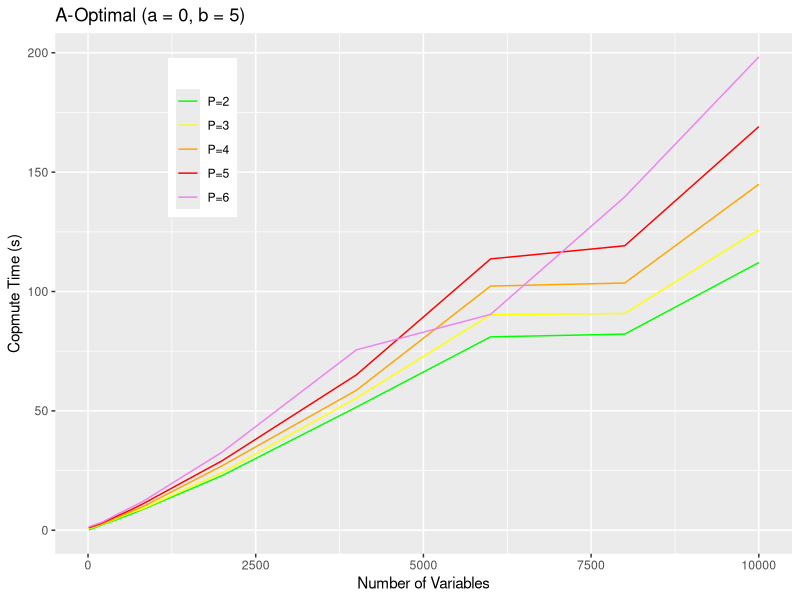
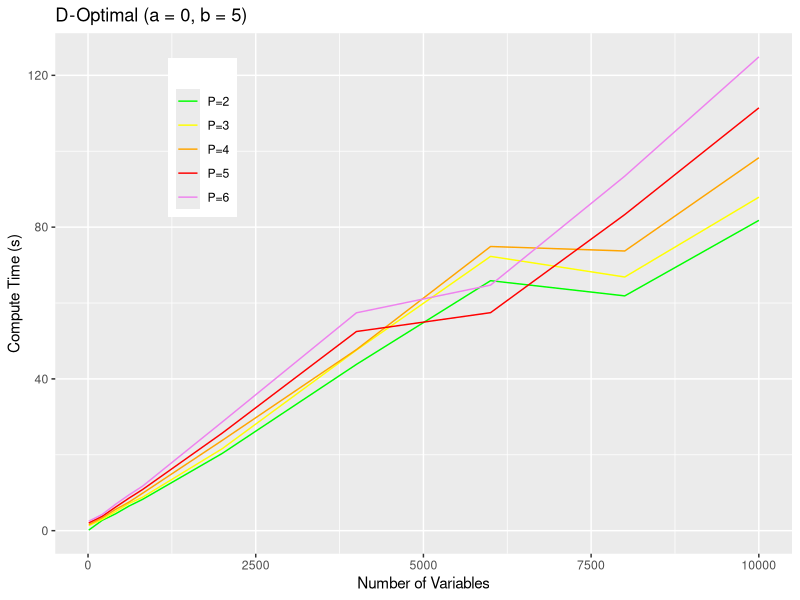
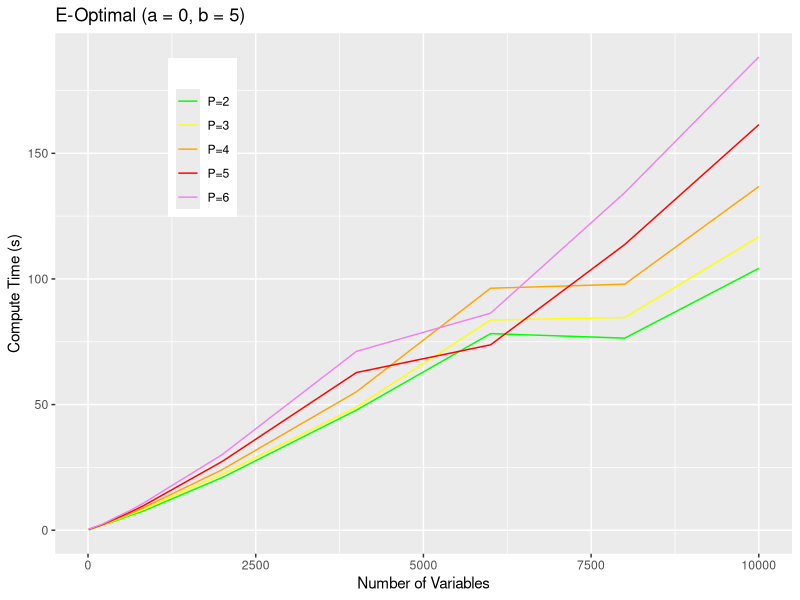
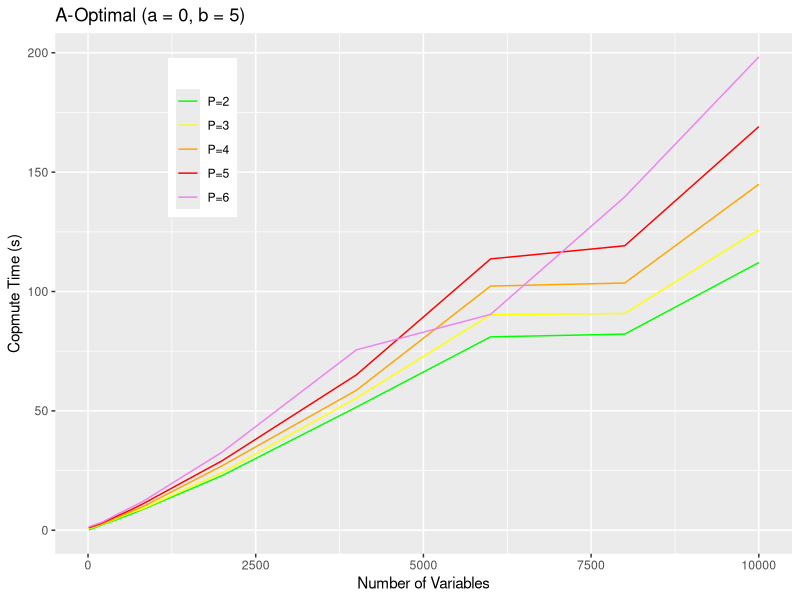
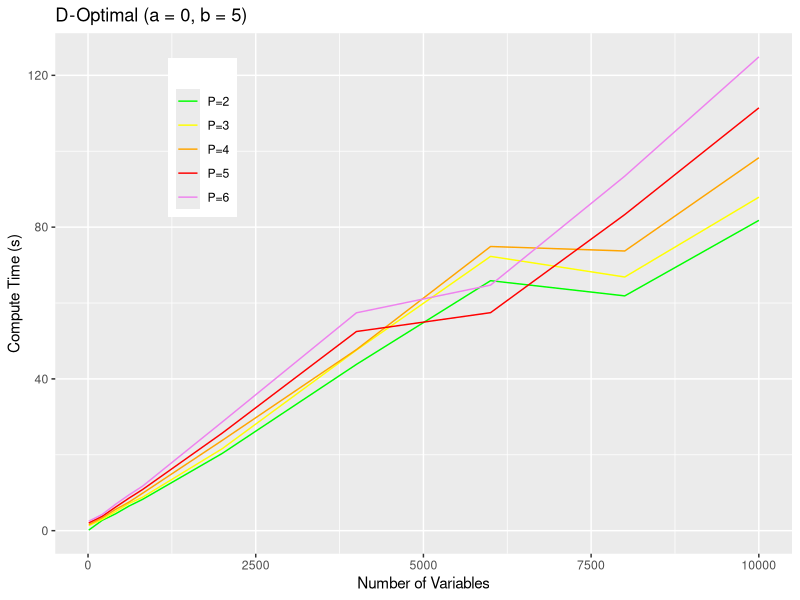
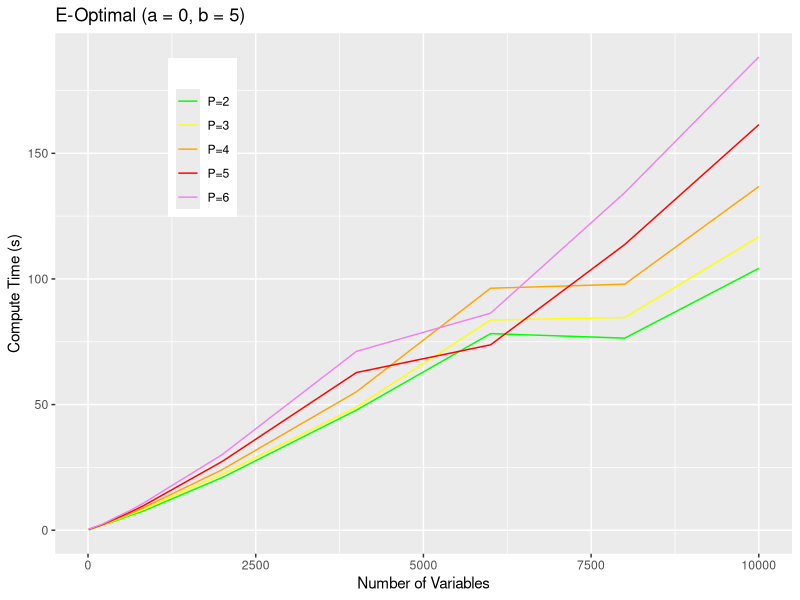

Reproduce these figures in R, in order.
## ---- chunk 1
knitr::opts_chunk$set(echo = TRUE)
## ---- chunk 2
library(ggplot2)
## ---- chunk 3
data_A <- read.table(file="A-Optimal.txt",header=T)
data_D <- read.table(file="D-Optimal.txt",header=T)
data_E <- read.table(file="E-Optimal.txt",header=T)
## ---- chunk 4
ggplot(data_A,aes(N)) +
  geom_line(aes(y=X2,colour="P=2")) +
  geom_line(aes(y=X3,colour="P=3")) +
  geom_line(aes(y=X4,colour="P=4")) +
  geom_line(aes(y=X5,colour="P=5")) +
  geom_line(aes(y=X6,colour="P=6")) +
  labs(x = "Number of Variables", y = "Copmute Time (s)", title = "A-Optimal (a = 0, b = 5)") + 
  theme(legend.position = c(0.2,0.8)) + 
  scale_color_manual("", values = c("P=2" = "green", "P=3" = "yellow", "P=4" = "Orange", "P=5" = "red", "P=6" = "violet"))

ggplot(data_D,aes(N)) +
  geom_line(aes(y=X2,colour="P=2")) +
  geom_line(aes(y=X3,colour="P=3")) +
  geom_line(aes(y=X4,colour="P=4")) +
  geom_line(aes(y=X5,colour="P=5")) +
  geom_line(aes(y=X6,colour="P=6")) +
  labs(x = "Number of Variables", y = "Compute Time (s)", title = "D-Optimal (a = 0, b = 5)") + 
  theme(legend.position = c(0.2,0.8)) + 
  scale_color_manual("", values = c("P=2" = "green", "P=3" = "yellow", "P=4" = "Orange", "P=5" = "red", "P=6" = "violet"))

ggplot(data_E,aes(N)) +
  geom_line(aes(y=X2,colour="P=2")) +
  geom_line(aes(y=X3,colour="P=3")) +
  geom_line(aes(y=X4,colour="P=4")) +
  geom_line(aes(y=X5,colour="P=5")) +
  geom_line(aes(y=X6,colour="P=6")) +
  labs(x = "Number of Variables", y = "Compute Time (s)", title = "E-Optimal (a = 0, b = 5)") + 
  theme(legend.position = c(0.2,0.8)) + 
  scale_color_manual("", values = c("P=2" = "green", "P=3" = "yellow", "P=4" = "Orange", "P=5" = "red", "P=6" = "violet"))
## ---- chunk 5
png('A-Optimal.png')
ggplot(data_A,aes(N)) +
  geom_line(aes(y=X2,colour="P=2")) +
  geom_line(aes(y=X3,colour="P=3")) +
  geom_line(aes(y=X4,colour="P=4")) +
  geom_line(aes(y=X5,colour="P=5")) +
  geom_line(aes(y=X6,colour="P=6")) +
  labs(x = "Number of Variables", y = "Copmute Time (s)", title = "A-Optimal (a = 0, b = 5)") + 
  theme(legend.position = c(0.2,0.8)) + 
  scale_color_manual("", values = c("P=2" = "green", "P=3" = "yellow", "P=4" = "Orange", "P=5" = "red", "P=6" = "violet"))
dev.off()

png('D-Optimal.png')
ggplot(data_D,aes(N)) +
  geom_line(aes(y=X2,colour="P=2")) +
  geom_line(aes(y=X3,colour="P=3")) +
  geom_line(aes(y=X4,colour="P=4")) +
  geom_line(aes(y=X5,colour="P=5")) +
  geom_line(aes(y=X6,colour="P=6")) +
  labs(x = "Number of Variables", y = "Compute Time (s)", title = "D-Optimal (a = 0, b = 5)") + 
  theme(legend.position = c(0.2,0.8)) + 
  scale_color_manual("", values = c("P=2" = "green", "P=3" = "yellow", "P=4" = "Orange", "P=5" = "red", "P=6" = "violet"))
dev.off()

png('E-Optimal.png')
ggplot(data_E,aes(N)) +
  geom_line(aes(y=X2,colour="P=2")) +
  geom_line(aes(y=X3,colour="P=3")) +
  geom_line(aes(y=X4,colour="P=4")) +
  geom_line(aes(y=X5,colour="P=5")) +
  geom_line(aes(y=X6,colour="P=6")) +
  labs(x = "Number of Variables", y = "Compute Time (s)", title = "E-Optimal (a = 0, b = 5)") + 
  theme(legend.position = c(0.2,0.8)) + 
  scale_color_manual("", values = c("P=2" = "green", "P=3" = "yellow", "P=4" = "Orange", "P=5" = "red", "P=6" = "violet"))
dev.off()
